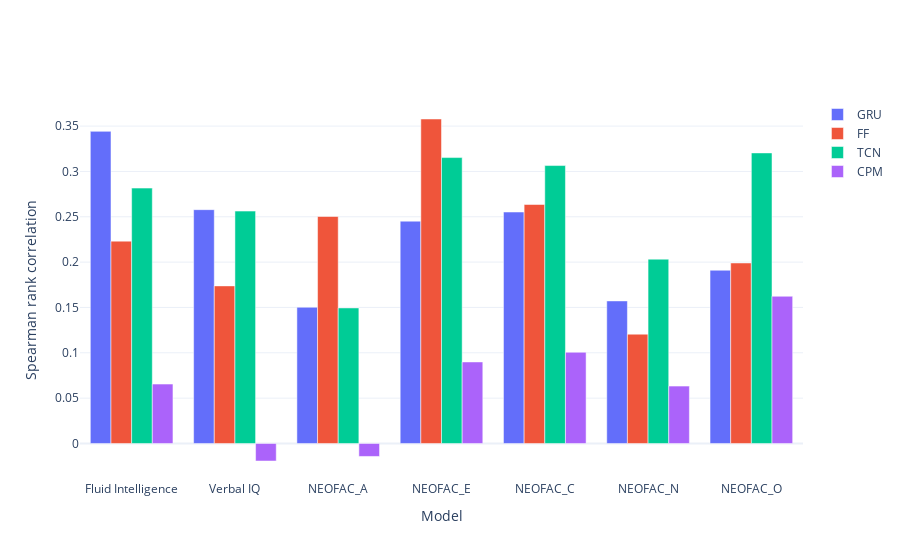

Here is the notebook cell this chart was saved with:
### Code cell
fig = go.Figure()
for model in models:
    y = []
    x = []
    for bhv in select_bhv:
        x.append(pretty_bhv[bhv])
        y.append(test_acc[model][bhv])
    bar = go.Bar(name = model.upper(),
                 x = x, y = y)
    fig.add_trace(bar)
    
fig.update_layout(barmode = 'group')
fig.update_xaxes(title_text = 'Model')
fig.update_yaxes(title_text = pretty_score)
fig.show()

### Figure 1 — Plotly figure (JSON) as saved in the notebook; plotly's stock layout.template omitted (floating-point values rounded to 4 significant figures)
{"data": [{"name": "GRU", "type": "bar", "x": ["Fluid Intelligence", "Verbal IQ", "NEOFAC_A", "NEOFAC_E", "NEOFAC_C", "NEOFAC_N", "NEOFAC_O"], "y": [0.3442, 0.2579, 0.1502, 0.2452, 0.2552, 0.1572, 0.191]}, {"name": "FF", "type": "bar", "x": ["Fluid Intelligence", "Verbal IQ", "NEOFAC_A", "NEOFAC_E", "NEOFAC_C", "NEOFAC_N", "NEOFAC_O"], "y": [0.2231, 0.1738, 0.2503, 0.3578, 0.2635, 0.1205, 0.199]}, {"name": "TCN", "type": "bar", "x": ["Fluid Intelligence", "Verbal IQ", "NEOFAC_A", "NEOFAC_E", "NEOFAC_C", "NEOFAC_N", "NEOFAC_O"], "y": [0.2816, 0.2563, 0.1495, 0.3153, 0.3065, 0.2033, 0.3204]}, {"name": "CPM", "type": "bar", "x": ["Fluid Intelligence", "Verbal IQ", "NEOFAC_A", "NEOFAC_E", "NEOFAC_C", "NEOFAC_N", "NEOFAC_O"], "y": [0.06551, -0.01933, -0.0143, 0.08992, 0.1006, 0.06326, 0.1623]}], "layout": {"barmode": "group", "xaxis": {"title": {"text": "Model"}}, "yaxis": {"title": {"text": "Spearman rank correlation"}}}}
